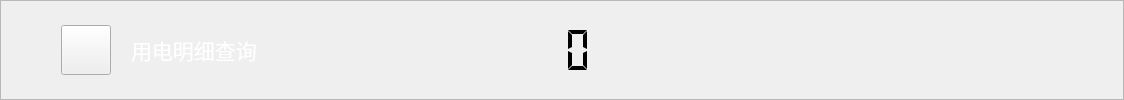
    <widget class="QFrame" name="frame_4">
     <property name="sizePolicy">
      <sizepolicy hsizetype="Preferred" vsizetype="Fixed">
       <horstretch>0</horstretch>
       <verstretch>0</verstretch>
      </sizepolicy>
     </property>
     <property name="frameShape">
      <enum>QFrame::StyledPanel</enum>
     </property>
     <property name="frameShadow">
      <enum>QFrame::Raised</enum>
     </property>
     <layout class="QHBoxLayout" name="horizontalLayout_4">
      <property name="spacing">
       <number>0</number>
      </property>
      <property name="leftMargin">
       <number>0</number>
      </property>
      <property name="topMargin">
       <number>0</number>
      </property>
      <property name="rightMargin">
       <number>0</number>
      </property>
      <property name="bottomMargin">
       <number>0</number>
      </property>
      <item>
       <spacer name="horizontalSpacer_20">
        <property name="orientation">
         <enum>Qt::Horizontal</enum>
        </property>
        <property name="sizeType">
         <enum>QSizePolicy::Fixed</enum>
        </property>
        <property name="sizeHint" stdset="0">
         <size>
          <width>60</width>
          <height>20</height>
         </size>
        </property>
       </spacer>
      </item>
      <item>
       <widget class="QPushButton" name="pushButton_backHomePage_3">
        <property name="sizePolicy">
         <sizepolicy hsizetype="Fixed" vsizetype="Fixed">
          <horstretch>0</horstretch>
          <verstretch>0</verstretch>
         </sizepolicy>
        </property>
        <property name="minimumSize">
         <size>
          <width>50</width>
          <height>50</height>
         </size>
        </property>
        <property name="maximumSize">
         <size>
          <width>50</width>
          <height>50</height>
         </size>
        </property>
        <property name="focusPolicy">
         <enum>Qt::NoFocus</enum>
        </property>
        <property name="styleSheet">
         <string notr="true">border-image: url(:/image/picture/qietu/返回.png);</string>
        </property>
        <property name="text">
         <string/>
        </property>
       </widget>
      </item>
      <item>
       <spacer name="horizontalSpacer_7">
        <property name="orientation">
         <enum>Qt::Horizontal</enum>
        </property>
        <property name="sizeType">
         <enum>QSizePolicy::Fixed</enum>
        </property>
        <property name="sizeHint" stdset="0">
         <size>
          <width>20</width>
          <height>20</height>
         </size>
        </property>
       </spacer>
      </item>
      <item>
       <widget class="QLabel" name="label_7">
        <property name="sizePolicy">
         <sizepolicy hsizetype="Preferred" vsizetype="Fixed">
          <horstretch>0</horstretch>
          <verstretch>0</verstretch>
         </sizepolicy>
        </property>
        <property name="minimumSize">
         <size>
          <width>0</width>
          <height>50</height>
         </size>
        </property>
        <property name="maximumSize">
         <size>
          <width>16777215</width>
          <height>50</height>
         </size>
        </property>
        <property name="font">
         <font>
          <family>微软雅黑</family>
          <pointsize>16</pointsize>
         </font>
        </property>
        <property name="text">
         <string>&lt;html&gt;&lt;head/&gt;&lt;body&gt;&lt;p&gt;&lt;span style=&quot; color:#ffffff;&quot;&gt;用电明细查询&lt;/span&gt;&lt;/p&gt;&lt;/body&gt;&lt;/html&gt;</string>
        </property>
       </widget>
      </item>
      <item>
       <spacer name="horizontalSpacer_4">
        <property name="orientation">
         <enum>Qt::Horizontal</enum>
        </property>
        <property name="sizeHint" stdset="0">
         <size>
          <width>249</width>
          <height>20</height>
         </size>
        </property>
       </spacer>
      </item>
      <item>
       <widget class="QLCDNumber" name="lcdNumber">
        <property name="sizePolicy">
         <sizepolicy hsizetype="Fixed" vsizetype="Fixed">
          <horstretch>0</horstretch>
          <verstretch>0</verstretch>
         </sizepolicy>
        </property>
        <property name="minimumSize">
         <size>
          <width>120</width>
          <height>50</height>
         </size>
        </property>
        <property name="maximumSize">
         <size>
          <width>120</width>
          <height>50</height>
         </size>
        </property>
        <property name="font">
         <font>
          <family>微软雅黑</family>
          <pointsize>5</pointsize>
         </font>
        </property>
        <property name="layoutDirection">
         <enum>Qt::LeftToRight</enum>
        </property>
        <property name="autoFillBackground">
         <bool>false</bool>
        </property>
        <property name="inputMethodHints">
         <set>Qt::ImhNone</set>
        </property>
        <property name="frameShape">
         <enum>QFrame::NoFrame</enum>
        </property>
        <property name="frameShadow">
         <enum>QFrame::Plain</enum>
        </property>
        <property name="lineWidth">
         <number>1</number>
        </property>
        <property name="midLineWidth">
         <number>0</number>
        </property>
        <property name="smallDecimalPoint">
         <bool>true</bool>
        </property>
        <property name="digitCount">
         <number>2</number>
        </property>
        <property name="segmentStyle">
         <enum>QLCDNumber::Flat</enum>
        </property>
       </widget>
      </item>
      <item>
       <spacer name="verticalSpacer_4">
        <property name="orientation">
         <enum>Qt::Vertical</enum>
        </property>
        <property name="sizeType">
         <enum>QSizePolicy::Fixed</enum>
        </property>
        <property name="sizeHint" stdset="0">
         <size>
          <width>20</width>
          <height>71</height>
         </size>
        </property>
       </spacer>
      </item>
      <item>
       <spacer name="horizontalSpacer_16">
        <property name="orientation">
         <enum>Qt::Horizontal</enum>
        </property>
        <property name="sizeHint" stdset="0">
         <size>
          <width>249</width>
          <height>20</height>
         </size>
        </property>
       </spacer>
      </item>
      <item>
       <widget class="QLabel" name="label_20">
        <property name="sizePolicy">
         <sizepolicy hsizetype="Fixed" vsizetype="Fixed">
          <horstretch>0</horstretch>
          <verstretch>0</verstretch>
         </sizepolicy>
        </property>
        <property name="minimumSize">
         <size>
          <width>168</width>
          <height>69</height>
         </size>
        </property>
        <property name="maximumSize">
         <size>
          <width>168</width>
          <height>69</height>
         </size>
        </property>
        <property name="styleSheet">
         <string notr="true">border-image: url(:/image/picture/qietu/95598.png);</string>
        </property>
        <property name="text">
         <string/>
        </property>
       </widget>
      </item>
      <item>
       <spacer name="horizontalSpacer_8">
        <property name="orientation">
         <enum>Qt::Horizontal</enum>
        </property>
        <property name="sizeType">
         <enum>QSizePolicy::Fixed</enum>
        </property>
        <property name="sizeHint" stdset="0">
         <size>
          <width>60</width>
          <height>20</height>
         </size>
        </property>
       </spacer>
      </item>
     </layout>
    </widget>
